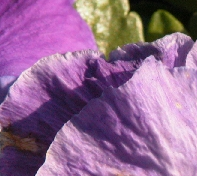
#> input picture Super Resolution/SR_dataset/T91_HR/t1.png, 197 x 176 px; its folder holds only this picture in this run
$ python generate_jpeg_images.py
#> lines starting #> are read from the running program, lines starting #| are printed output that depends on the picture
import cv2
from glob import glob

trainImgFiles=glob('.\\SR_dataset\\T91_HR\\*.png')

origSaveFoler='.\\AR_dataset\\T91_orig\\'
jpegSaveFoler='.\\AR_dataset\\T91_jpeg\\'

for trainImgFile in trainImgFiles:
    fileName=trainImgFile.split('\\')[-1]

    origImg=cv2.imread(trainImgFile,cv2.IMREAD_COLOR)
#> origImg is the input picture: shape (176, 197, 3); mean B, G, R 144.8, 104.8, 146.8
    origImg=cv2.cvtColor(origImg,cv2.COLOR_BGR2GRAY)
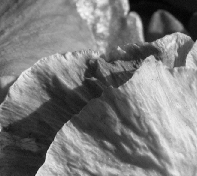
#> origImg: shape (176, 197); min 2, max 247, mean 121.9

    encParam=[int(cv2.IMWRITE_JPEG_LUMA_QUALITY),10]
    _,bitstream = cv2.imencode('.jpeg',origImg,encParam)
#> bitstream = 1814 values, max 255 at index 0, min 0 at index 4, mean 113.8

    jpegImg= cv2.imdecode(bitstream,cv2.IMREAD_GRAYSCALE)
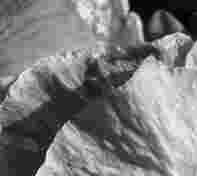
#> jpegImg: shape (176, 197); min 0, max 255, mean 122
    cv2.imwrite(origSaveFoler+fileName,origImg)
    cv2.imwrite(jpegSaveFoler+fileName,jpegImg)

$ run again, on Super Resolution/SR_dataset/T91_HR/t13.png
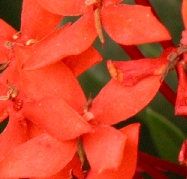
#> input picture Super Resolution/SR_dataset/T91_HR/t13.png, 187 x 179 px
#> origImg is the input picture: shape (179, 187, 3); mean B, G, R 41.8, 69.7, 204.1
#> `origImg=cv2.cvtColor(origImg,cv2.COLOR_BGR2GRAY)`:
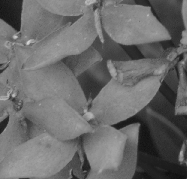
#> origImg: shape (179, 187); min 13, max 211, mean 106.7
#> bitstream = 1386 values, max 255 at index 0, min 0 at index 4, mean 116
#> `jpegImg= cv2.imdecode(bitstream,cv2.IMREAD_GRAYSCALE)`:
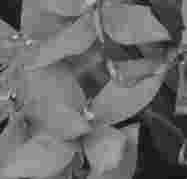
#> jpegImg: shape (179, 187); min 5, max 207, mean 107

$ run again, on Super Resolution/SR_dataset/T91_HR/t14.png
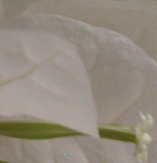
#> input picture Super Resolution/SR_dataset/T91_HR/t14.png, 157 x 163 px
#> origImg is the input picture: shape (163, 157, 3); mean B, G, R 126, 138.2, 146.8
#> `origImg=cv2.cvtColor(origImg,cv2.COLOR_BGR2GRAY)`:
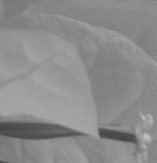
#> origImg: shape (163, 157); min 63, max 207, mean 139.4
#> bitstream = 782 values, max 255 at index 0, min 0 at index 4, mean 111.6

$ run again, on Super Resolution/SR_dataset/T91_HR/t15.png
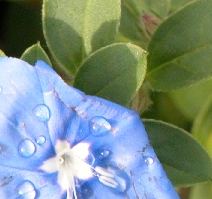
#> input picture Super Resolution/SR_dataset/T91_HR/t15.png, 212 x 199 px
#> origImg is the input picture: shape (199, 212, 3); mean B, G, R 134.7, 142, 122.4
#> `origImg=cv2.cvtColor(origImg,cv2.COLOR_BGR2GRAY)`:
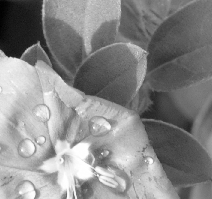
#> origImg: shape (199, 212); min 0, max 255, mean 135.3
#> bitstream = 1782 values, max 255 at index 0, min 0 at index 4, mean 115.3
#> `jpegImg= cv2.imdecode(bitstream,cv2.IMREAD_GRAYSCALE)`:
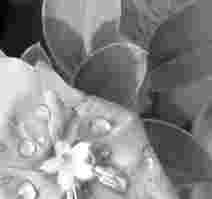
#> jpegImg: shape (199, 212); min 0, max 255, mean 135.2

$ run again, on Super Resolution/SR_dataset/T91_HR/t10.png
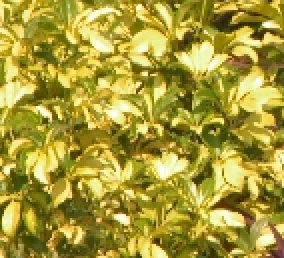
#> input picture Super Resolution/SR_dataset/T91_HR/t10.png, 142 x 129 px (shown 2 times larger)
#> origImg is the input picture: shape (129, 142, 3); mean B, G, R 55.4, 154, 167.5
#> `origImg=cv2.cvtColor(origImg,cv2.COLOR_BGR2GRAY)`:
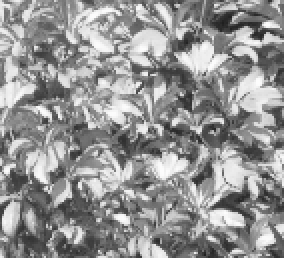
#> origImg: shape (129, 142) (shown 2 times larger); min 31, max 253, mean 146.8
#> bitstream = 2010 values, max 255 at index 0, min 0 at index 4, mean 119.9
#> `jpegImg= cv2.imdecode(bitstream,cv2.IMREAD_GRAYSCALE)`:
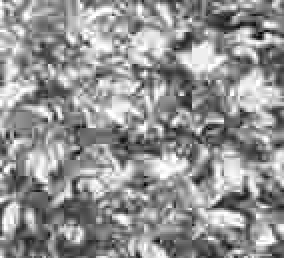
#> jpegImg: shape (129, 142) (shown 2 times larger); min 0, max 255, mean 146.6
